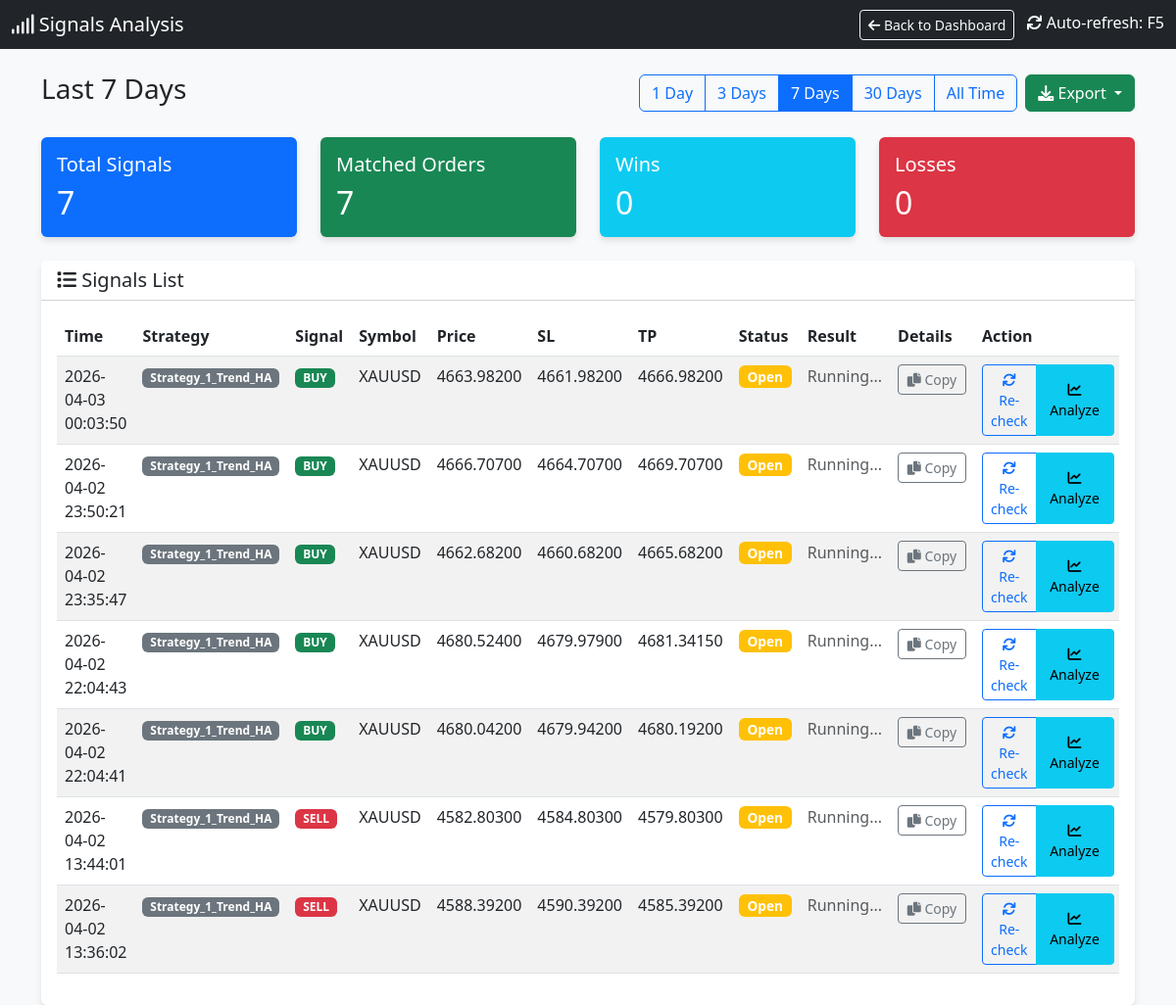
The app's page /signals with its own data.
### tables this page shows
CREATE TABLE signals (
                id INTEGER PRIMARY KEY AUTOINCREMENT,
                timestamp DATETIME DEFAULT CURRENT_TIMESTAMP,
                strategy_name TEXT,
                symbol TEXT,
                signal_type TEXT,
                price REAL,
                sl REAL,
                tp REAL,
                indicators TEXT,
                status TEXT,
                account_id INTEGER DEFAULT 0
            );

### dashboard.py (the view)
@app.route('/signals')
def signals_page():
    cur = get_db().cursor()
    days_param = request.args.get('days', '7')  # Default 7 days
    if days_param == "all":
        days = 36500
        filter_label = "All Time"
    else:
        try:
            days = int(days_param)
            filter_label = f"Last {days} Days"
        except:
            days = 7
            filter_label = "Last 7 Days"
    cutoff_date = datetime.now() - timedelta(days=days)
    cutoff_str = cutoff_date.strftime("%Y-%m-%d %H:%M:%S")
    cur.execute("SELECT * FROM signals WHERE timestamp >= ? ORDER BY timestamp DESC", (cutoff_str,))
    signals = cur.fetchall()
    signals_with_status = []
    for sig in signals:
        signal_dict = dict(sig)
        try:
            sig_timestamp = sig['timestamp']
            if isinstance(sig_timestamp, str):
                try:
                    sig_time = datetime.strptime(sig_timestamp, '%Y-%m-%d %H:%M:%S')
                except:
                    try:
                        sig_time = datetime.strptime(sig_timestamp, '%Y-%m-%d %H:%M:%S.%f')
                    except:
                        sig_time = datetime.fromisoformat(sig_timestamp.replace('Z', '+00:00'))
            else:
                sig_time = datetime.fromtimestamp(sig_timestamp)
            time_lower = (sig_time - timedelta(seconds=30)).strftime('%Y-%m-%d %H:%M:%S')
            time_upper = (sig_time + timedelta(seconds=30)).strftime('%Y-%m-%d %H:%M:%S')
        except Exception as e:
            time_lower = None
            time_upper = None
        matching_order = None
        if time_lower and time_upper:
            try:
                cur.execute("""
                    SELECT * FROM orders
                    WHERE strategy_name = ?
                    AND symbol = ?
                    AND order_type = ?
                    AND open_time BETWEEN ? AND ?
                    ORDER BY ABS(open_price - ?) ASC
                    LIMIT 1
                """, (sig['strategy_name'], sig['symbol'], sig['signal_type'], time_lower, time_upper, sig['price']))
                matching_order = cur.fetchone()
            except Exception as e:
                pass
        if matching_order:
            signal_dict['order_ticket'] = matching_order['ticket']
            signal_dict['order_profit'] = matching_order['profit']
            signal_dict['order_status'] = 'closed' if matching_order['profit'] is not None else 'open'
            signal_dict['has_order'] = True
        else:
            signal_dict['order_ticket'] = None
            signal_dict['order_profit'] = None
            signal_dict['order_status'] = 'not_found'
            signal_dict['has_order'] = False
        signals_with_status.append(signal_dict)
    total_signals = len(signals_with_status)
    matched_orders = len([s for s in signals_with_status if s['has_order']])
    wins = len([s for s in signals_with_status if s['has_order'] and s['order_profit'] is not None and s['order_profit'] > 0])
    losses = len([s for s in signals_with_status if s['has_order'] and s['order_profit'] is not None and s['order_profit'] < 0])
    cur.execute("SELECT DISTINCT strategy_name FROM orders ORDER BY strategy_name")
    strategies = [row['strategy_name'] for row in cur.fetchall()]
    return render_template('signals.html',
                         signals=signals_with_status,
                         total_signals=total_signals,
                         matched_orders=matched_orders,
                         wins=wins,
                         losses=losses,
                         current_filter=days_param,
                         filter_label=filter_label,
                         strategies=strategies)

### dashboard.py (called while the page is built)
def get_db():
    db = getattr(g, '_database', None)
    if db is None:
        db = g._database = sqlite3.connect(DB_PATH)
        db.row_factory = sqlite3.Row
    return db

@app.teardown_appcontext
def close_connection(exception):
    db = getattr(g, '_database', None)
    if db is not None:
        db.close()

def format_vn_time(value):
    if not value:
        return ""
    try:
        if isinstance(value, str):
            try:
                dt = datetime.strptime(value, "%Y-%m-%d %H:%M:%S")
            except ValueError:
                try:
                    dt = datetime.strptime(value, "%Y-%m-%d %H:%M:%S.%f")
                except ValueError:
                    dt = datetime.strptime(value, "%Y-%m-%d %H:%M")
        else:
            dt = value
        vn_time = dt + timedelta(hours=7)
        res = vn_time.strftime("%Y-%m-%d %H:%M:%S")
        return res
    except Exception as e:
        print(f"DEBUG: Error parsing '{value}': {e}")
        return value # Return original on error

### templates/signals.html (shortened to what this page needs)
<!DOCTYPE html>
<html lang="en">
<head>
    <link href="https://cdn.jsdelivr.net/npm/bootstrap@5.3.0/dist/css/bootstrap.min.css" rel="stylesheet">
    <link href="https://cdnjs.cloudflare.com/ajax/libs/font-awesome/6.0.0/css/all.min.css" rel="stylesheet">
</head>
<body>
    <nav class="navbar navbar-dark bg-dark mb-4">
        <div class="container-fluid">
            <span class="navbar-brand mb-0 h1"><i class="fas fa-signal"></i> Signals Analysis</span>
            <div>
                <a href="/" class="btn btn-outline-light btn-sm me-2">
                    <i class="fas fa-arrow-left"></i> Back to Dashboard
                </a>
                <span class="text-white"><i class="fas fa-sync"></i> Auto-refresh: F5</span>
            </div>
        </div>
    </nav>
    <div class="container mb-4">
        <div class="d-flex justify-content-between align-items-center">
            <h3>{{ filter_label }}</h3>
            <div class="d-flex gap-2">
                <div class="btn-group" role="group">
                    <a href="/signals?days=1" class="btn btn-outline-primary {% if current_filter == '1' %}active{% endif %}">1 Day</a>
                    <a href="/signals?days=3" class="btn btn-outline-primary {% if current_filter == '3' %}active{% endif %}">3 Days</a>
                    <a href="/signals?days=7" class="btn btn-outline-primary {% if current_filter == '7' %}active{% endif %}">7 Days</a>
                    <a href="/signals?days=30" class="btn btn-outline-primary {% if current_filter == '30' %}active{% endif %}">30 Days</a>
                    <a href="/signals?days=all" class="btn btn-outline-primary {% if current_filter == 'all' %}active{% endif %}">All Time</a>
                </div>
                <div class="btn-group" role="group">
                    <button type="button" class="btn btn-success dropdown-toggle" data-bs-toggle="dropdown" aria-expanded="false" title="Export to CSV">
                        <i class="fas fa-download"></i> Export
                    </button>
                </div>
            </div>
        </div>
    </div>
    <div class="container">
        <div class="row mb-4">
            <div class="col-md-3">
                <div class="card bg-primary text-white">
                    <div class="card-body">
                        <h5 class="card-title">Total Signals</h5>
                        <h2 class="card-text">{{ total_signals }}</h2>
                    </div>
                </div>
            </div>
            <div class="col-md-3">
                <div class="card bg-success text-white">
                    <div class="card-body">
                        <h5 class="card-title">Matched Orders</h5>
                        <h2 class="card-text">{{ matched_orders }}</h2>
                    </div>
                </div>
            </div>
            <div class="col-md-3">
                <div class="card bg-info text-white">
                    <div class="card-body">
                        <h5 class="card-title">Wins</h5>
                        <h2 class="card-text">{{ wins }}</h2>
                    </div>
                </div>
            </div>
            <div class="col-md-3">
                <div class="card bg-danger text-white">
                    <div class="card-body">
                        <h5 class="card-title">Losses</h5>
                        <h2 class="card-text">{{ losses }}</h2>
                    </div>
                </div>
            </div>
        </div>
        <div class="card">
            <div class="card-header bg-white">
                <h5 class="mb-0"><i class="fas fa-list"></i> Signals List</h5>
            </div>
            <div class="card-body">
                <div class="table-responsive">
                    <table class="table table-hover table-striped">
                        <thead>
                            <tr>
                                <th>Time</th>
                                <th>Strategy</th>
                                <th>Signal</th>
                                <th>Symbol</th>
                                <th>Price</th>
                                <th>SL</th>
                                <th>TP</th>
                                <th>Status</th>
                                <th>Result</th>
                                <th>Details</th>
                                <th>Action</th>
                            </tr>
                        </thead>
                        <tbody>
                            {% for sig in signals %}
                            <tr class="signal-row" id="signal-row-{{ sig.id }}">
                                <td>{{ sig.timestamp | to_vn_time }}</td>
                                <td><span class="badge bg-secondary">{{ sig.strategy_name }}</span></td>
                                <td>
                                    {% if sig.signal_type == 'BUY' %}
                                    <span class="badge badge-buy">BUY</span>
                                    {% else %}
                                    <span class="badge badge-sell">SELL</span>
                                    {% endif %}
                                </td>
                                <td>{{ sig.symbol }}</td>
                                <td>{{ "%.5f"|format(sig.price) }}</td>
                                <td>{{ "%.5f"|format(sig.sl) if sig.sl else '-' }}</td>
                                <td>{{ "%.5f"|format(sig.tp) if sig.tp else '-' }}</td>
                                <td id="status-{{ sig.id }}">
                                    {% if sig.has_order %}
                                        {% if sig.order_status == 'closed' %}
                                            <span class="badge bg-dark status-badge">Closed</span>
                                        {% else %}
                                            <span class="badge bg-warning status-badge">Open</span>
                                        {% endif %}
                                    {% else %}
                                        <span class="badge bg-secondary status-badge">Not Found</span>
                                    {% endif %}
                                </td>
                                <td id="result-{{ sig.id }}">
                                    {% if sig.has_order and sig.order_profit is not none %}
                                        <span class="{% if sig.order_profit >= 0 %}profit-pos{% else %}profit-neg{% endif %}">
                                            ${{ "%.2f"|format(sig.order_profit) }}
                                        </span>
                                        <br>
                                        <small class="text-muted">Ticket: {{ sig.order_ticket }}</small>
                                    {% elif sig.has_order %}
                                        <span class="text-muted">Running...</span>
                                    {% else %}
                                        <span class="text-muted">-</span>
                                    {% endif %}
                                </td>
                                <td id="details-{{ sig.id }}">
                                    <button class="btn btn-sm btn-outline-secondary copy-details-btn"
                                            data-signal-id="{{ sig.id }}"
                                            data-signal-data='{{ sig|tojson }}'
                                            title="Copy signal details">
                                        <i class="fas fa-copy"></i> Copy
                                    </button>
                                </td>
                                <td id="action-{{ sig.id }}">
                                    <div class="btn-group" role="group">
                                        {% if not sig.has_order %}
                                            <button class="btn btn-sm btn-primary check-mt5-btn" data-signal-id="{{ sig.id }}">
                                                <i class="fas fa-search"></i> Check MT5
                                            </button>
                                        {% else %}
                                            <button class="btn btn-sm btn-outline-primary check-mt5-btn" data-signal-id="{{ sig.id }}">
                                                <i class="fas fa-sync"></i> Re-check
                                            </button>
                                        {% endif %}
                                        <button class="btn btn-sm btn-info analyze-signal-btn" data-signal-id="{{ sig.id }}" title="Analyze signal">
                                            <i class="fas fa-chart-line"></i> Analyze
                                        </button>
                                    </div>
                                </td>
                            </tr>
                            {% endfor %}
                        </tbody>
                    </table>
                </div>
            </div>
        </div>
    </div>
</body>
</html>

### templates/signals.html (style rules this page uses)
body { background-color: #f8f9fa; }
.card { box-shadow: 0 4px 6px rgba(0, 0, 0, 0.1); border: none; }
.badge-buy { background-color: #198754; }
.badge-sell { background-color: #dc3545; }
.status-badge { font-size: 0.85em; padding: 0.35em 0.65em; }
.signal-row { transition: background-color 0.2s; }
.copy-details-btn { min-width: 70px; }
.analyze-signal-btn { min-width: 80px; }

### records on screen
signals: timestamp|to_vn_time "2026-04-03 00:03:50", strategy_name "Strategy_1_Trend_HA", symbol "XAUUSD", price "4663.98200", sl "4661.98200", tp "4666.98200"
signals: timestamp|to_vn_time "2026-04-02 23:50:21", strategy_name "Strategy_1_Trend_HA", symbol "XAUUSD", price "4666.70700", sl "4664.70700", tp "4669.70700"
signals: timestamp|to_vn_time "2026-04-02 23:35:47", strategy_name "Strategy_1_Trend_HA", symbol "XAUUSD", price "4662.68200", sl "4660.68200", tp "4665.68200"
signals: timestamp|to_vn_time "2026-04-02 22:04:43", strategy_name "Strategy_1_Trend_HA", symbol "XAUUSD", price "4680.52400", sl "4679.97900", tp "4681.34150"
signals: timestamp|to_vn_time "2026-04-02 22:04:41", strategy_name "Strategy_1_Trend_HA", symbol "XAUUSD", price "4680.04200", sl "4679.94200", tp "4680.19200"
signals: timestamp|to_vn_time "2026-04-02 13:44:01", strategy_name "Strategy_1_Trend_HA", symbol "XAUUSD", price "4582.80300", sl "4584.80300", tp "4579.80300"
signals: timestamp|to_vn_time "2026-04-02 13:36:02", strategy_name "Strategy_1_Trend_HA", symbol "XAUUSD", price "4588.39200", sl "4590.39200", tp "4585.39200"

### other values on screen
{{ filter_label }} "Last 7 Days"
{{ total_signals }} "7"
{{ matched_orders }} "7"
{{ wins }} "0"
{{ losses }} "0"
